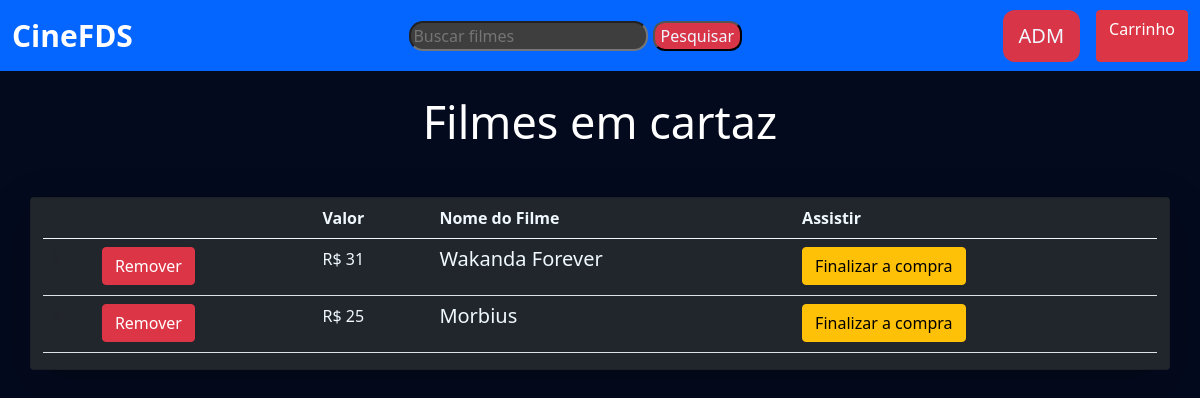
The app's page /cart/ (signed in) with its own data.
### home/models.py (models this page shows)
class BaseModel(models.Model):
    uid = models.UUIDField(default=uuid.uuid4, editable=False, primary_key=True)
    created_at = models.DateField(auto_now_add=True)
    updated_at = models.DateField(auto_now_add=True)
    class Meta:
        abstract = True

class CartItems(BaseModel):
    cart = models.ForeignKey(Cart, on_delete=models.CASCADE, related_name="cart_items")
    movie = models.ForeignKey(Movie, on_delete=models.CASCADE)

class Movie(BaseModel):
    category = models.ForeignKey(MovieCategory, on_delete=models.CASCADE, related_name="pizzas")
    movie_name = models.CharField(max_length=100)
    price = models.IntegerField(default=100)
    images = models.CharField(max_length=500)

### home/views.py (the view)
# urls.py: path('cart/', views.cart, name='cart'),
@login_required(login_url='/login/')
def cart(request):
    print(request.user)
    cart = Cart.objects.get(is_paid=False, user=request.user)
    context = {'carts': cart}
    return render(request, "cart.html", context)

### home/templates/cart.html (shortened to what this page needs)
{% extends "base.html" %}
{% load static %}
{% block start %}
<div class="container card shadow-lg mt-5" style="background-color: rgb(33 38 45);">
    <table class="table">
        <thead>
            <tr style="color: aliceblue;">
                <th scope="col"></th>
                <th scope="col"></th>
                <th scope="col">Valor</th>
                <th scope="col">Nome do Filme</th>
                <th scope="col">Assistir</th>
            </tr>
        </thead>
        <tbody>
            {% for cartItems in carts.cart_items.all %}
            <tr>
                <th scope="row">{{forloop.counter}}</th>
                <td><a href="{% url 'remove_cart' cartItems.uid %}" class="btn btn-danger">Remover</a>
                <td style="color: aliceblue;"><p> R$ {{cartItems.movie.price}} </p> </td>
                <td>
                    <h5 style="color: aliceblue;">{{cartItems.movie.movie_name}}</h5>
                </td>
                <td><a href="" class="btn btn-warning">Finalizar a compra</a>
            </tr>
            {% endfor %}
        </tbody>
    </table>
</div>
{% endblock %}

### records on screen
CartItems: movie.price "31", movie.movie_name "Wakanda Forever"
CartItems: movie.price "25", movie.movie_name "Morbius"
